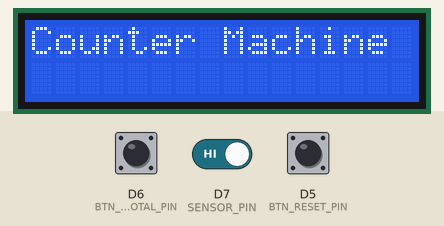
This program was run on a simulated ESP8266 (NodeMCU). Parts: 16×2 character LCD. The test bench sets the inputs (shaded band); at power-on: D6 (BTN_RESET_TOTAL_PIN) HIGH, D7 (SENSOR_PIN) HIGH, D5 (BTN_RESET_PIN) HIGH.

Above: at 0.1 s.
At 2.1 s:
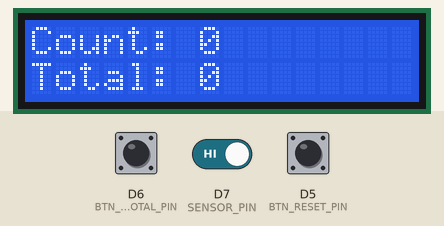

The program:

main.cpp
```cpp
#include <Arduino.h>
#include <LiquidCrystal_I2C.h>
#include <Wire.h>

LiquidCrystal_I2C lcd(0x26, 16, 2);

// function declaration
void buttonHandler();
void sensorHandler();

// button parameter
#define BTN_RESET_PIN D5
#define BTN_RESET_TOTAL_PIN D6

bool isResetPressed = false;
bool isResetTotalPressed = false;

unsigned long currentTime = 0;
unsigned long previousResetTime = 0;
unsigned long previousResetTotalTime = 0;
unsigned int debounceTime = 100;

/// sensor parameter
#define SENSOR_PIN D7
unsigned int count = 0;
unsigned int totalCount = 0;
unsigned int previousCount = 0;
bool sensorState = false;
unsigned long previousSensorTime = 0;

void setup()
{
  Serial.begin(115200);
  lcd.init();
  lcd.backlight();

  pinMode(BTN_RESET_PIN, INPUT);
  pinMode(BTN_RESET_TOTAL_PIN, INPUT);

  lcd.setCursor(0, 0);
  lcd.print("Counter Machine");
  delay(2000);
  lcd.clear();
}

void loop()
{
  //add funcrtion to loop
  buttonHandler();
  sensorHandler();

  char countBuffer[16];
  sprintf(countBuffer, "Count: %d", count);
  char totalCountBuffer[16];
  sprintf(totalCountBuffer, "Total: %d", totalCount);
  lcd.setCursor(0, 0);
  lcd.print(countBuffer);
  lcd.setCursor(0, 1);
  lcd.print(totalCountBuffer);
}

//button handler
void buttonHandler()
{
  currentTime = millis();

  //reset count
  if (digitalRead(BTN_RESET_PIN) == LOW && currentTime - previousResetTime > debounceTime)
  {
    count = 0;
    previousResetTime = currentTime;
    lcd.clear();
  }

  //reset count and total count
  if (digitalRead(BTN_RESET_TOTAL_PIN) == LOW && currentTime - previousResetTotalTime > debounceTime)
  {
    count = 0;
    totalCount = 0;
    previousResetTotalTime = currentTime;
    lcd.clear();
  }
}

//sensor handler
void sensorHandler()
{
  //read sensor and triger count
  if (digitalRead(SENSOR_PIN) == LOW && sensorState == false)
  {
    sensorState = true;
  }
  else if (digitalRead(SENSOR_PIN) == HIGH && sensorState == true)
  {
    sensorState = false;
    count++;
    totalCount++;
    lcd.clear();
  }
}
```
